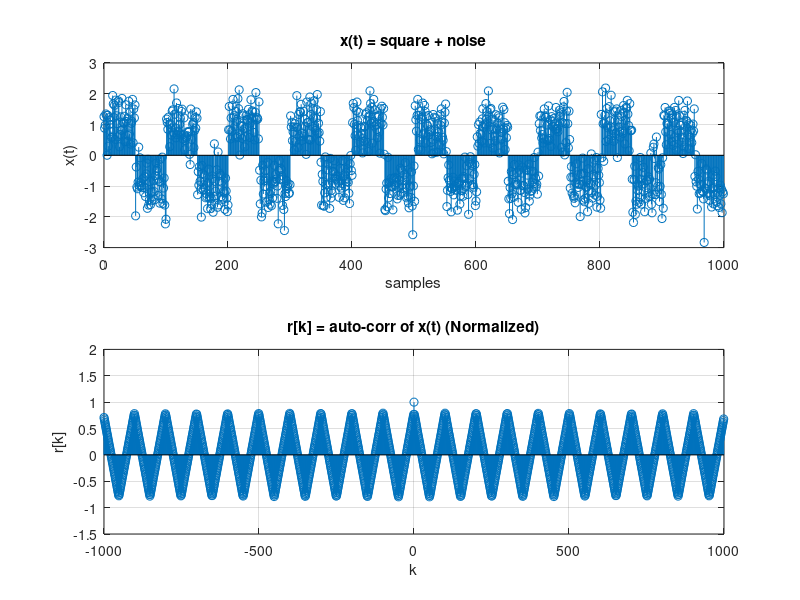
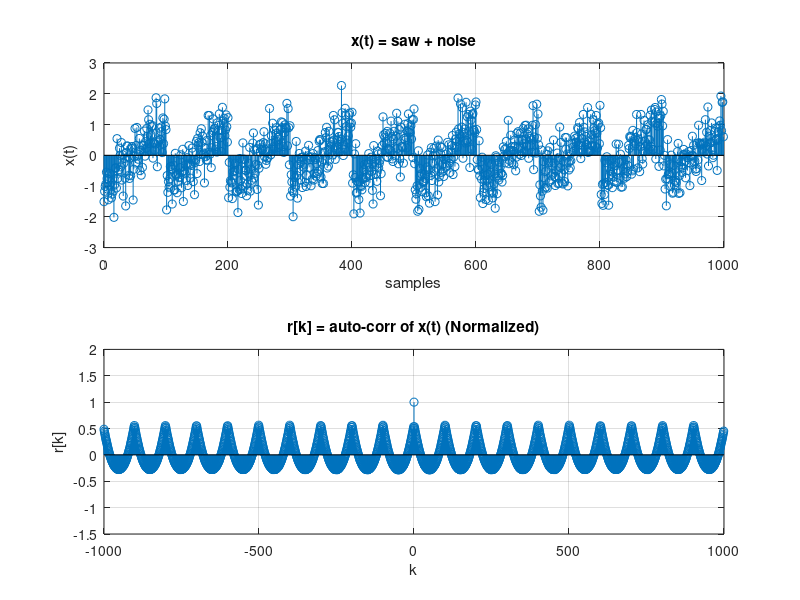

MATLAB code to generate these figures, in order:
clc; clear;
fs = 44100; f0 = 440; portion = 1000; duration = 1; Ts = 1/fs;
N = fs*duration;
t = (0:N-1)*Ts;

figure(1)
xt_square = square(2*pi*f0.*t); %sig
xt_square_noise = xt_square + 0.5*randn([1, length(xt_square)]); %sig with added noise
r_xt_square_noise = xcorr(xt_square_noise,xt_square_noise,"normalized"); % auto-corr of sig with added noise
subplot(211); stem([0:portion-1],xt_square_noise(1:portion)); grid on; 
title("x(t) = square + noise"); xlabel("samples"); ylabel("x(t)");
subplot(212); stem([-portion:portion-1], r_xt_square_noise(length(xt_square) - portion:length(xt_square) + portion - 1)); grid on; ylim([-1.5,2]);
title("r[k] = auto-corr of x(t) (Normalized)"); xlabel("k"); ylabel("r[k]");

xt_saw = sawtooth(2*pi*f0.*t); %sig
xt_saw_noise = xt_saw + 0.5*randn([1, length(xt_saw)]); %sig with added noise
r_xt_noise = xcorr(xt_saw_noise,xt_saw_noise,"normalized"); % auto-corr of sig with added noise
figure(2)
subplot(211); stem([0:portion-1],xt_saw_noise(1:portion)); grid on; 
title("x(t) = saw + noise"); xlabel("samples"); ylabel("x(t)");

subplot(212); stem([-portion:portion-1], r_xt_noise(length(xt_saw) - portion:length(xt_saw) + portion - 1)); grid on; ylim([-1.5,2]);
title("r[k] = auto-corr of x(t) (Normalized)"); xlabel("k"); ylabel("r[k]");